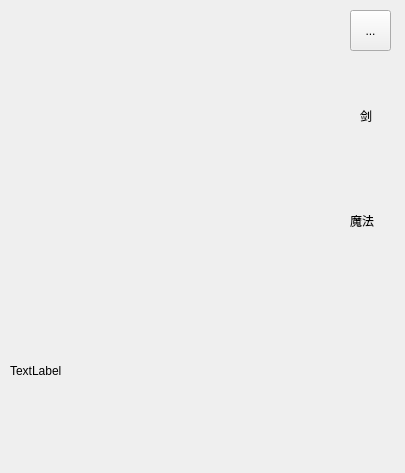
<?xml version="1.0" encoding="UTF-8"?>
<ui version="4.0">
 <class>status_show</class>
 <widget class="QDialog" name="status_show">
  <property name="geometry">
   <rect>
    <x>0</x>
    <y>0</y>
    <width>405</width>
    <height>473</height>
   </rect>
  </property>
  <property name="windowTitle">
   <string>Dialog</string>
  </property>
  <widget class="QToolButton" name="toolButton">
   <property name="geometry">
    <rect>
     <x>350</x>
     <y>10</y>
     <width>41</width>
     <height>41</height>
    </rect>
   </property>
   <property name="text">
    <string>...</string>
   </property>
   <property name="icon">
    <iconset resource="img.qrc">
     <normaloff>:/icon/img/icon/quit.png</normaloff>:/icon/img/icon/quit.png</iconset>
   </property>
   <property name="iconSize">
    <size>
     <width>90</width>
     <height>90</height>
    </size>
   </property>
  </widget>
  <widget class="QWidget" name="oliver_img" native="true">
   <property name="geometry">
    <rect>
     <x>20</x>
     <y>50</y>
     <width>201</width>
     <height>231</height>
    </rect>
   </property>
  </widget>
  <widget class="QWidget" name="sword_img" native="true">
   <property name="geometry">
    <rect>
     <x>240</x>
     <y>70</y>
     <width>91</width>
     <height>91</height>
    </rect>
   </property>
  </widget>
  <widget class="QWidget" name="magicbook_img" native="true">
   <property name="geometry">
    <rect>
     <x>250</x>
     <y>180</y>
     <width>75</width>
     <height>90</height>
    </rect>
   </property>
  </widget>
  <widget class="QLabel" name="status_label">
   <property name="geometry">
    <rect>
     <x>10</x>
     <y>290</y>
     <width>381</width>
     <height>161</height>
    </rect>
   </property>
   <property name="text">
    <string>TextLabel</string>
   </property>
  </widget>
  <widget class="QLabel" name="label">
   <property name="geometry">
    <rect>
     <x>360</x>
     <y>100</y>
     <width>21</width>
     <height>31</height>
    </rect>
   </property>
   <property name="text">
    <string>剑</string>
   </property>
  </widget>
  <widget class="QLabel" name="label_2">
   <property name="geometry">
    <rect>
     <x>350</x>
     <y>210</y>
     <width>31</width>
     <height>21</height>
    </rect>
   </property>
   <property name="text">
    <string>魔法</string>
   </property>
  </widget>
 </widget>
 <resources>
  <include location="img.qrc"/>
 </resources>
 <connections/>
</ui>
